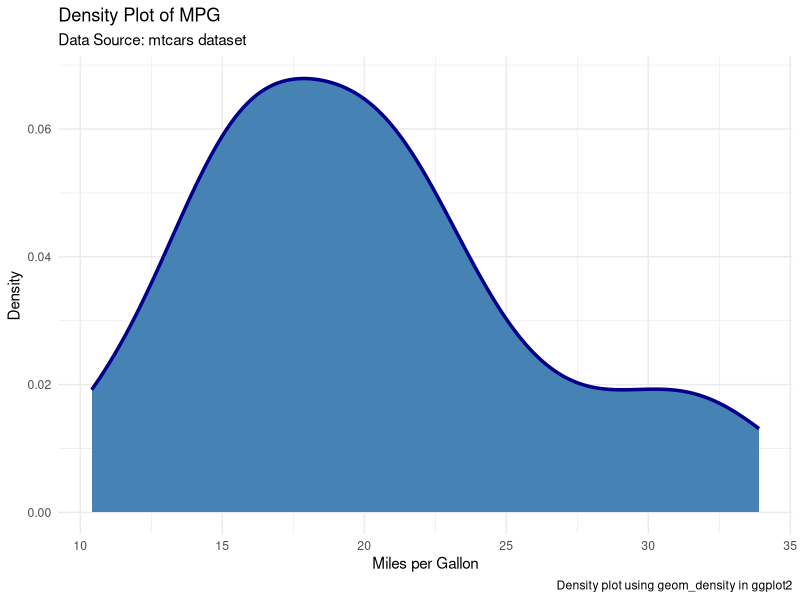

Here is the R script that generated this plot:
# Step 0: Load ggplot2 library
library(ggplot2)

# Step 1: Generate density plot for Miles per Gallon (mpg)
ggplot(mtcars, aes(x = mpg)) +                # Variable: Miles per Gallon
  geom_density(
    fill   = "steelblue",                   # Fill color under curve
    color  = "darkblue",                    # Border line color
    lwd    = 1.2                              # Line width
  ) +
  labs(
    title    = "Density Plot of MPG",         # Plot title
    subtitle = "Data Source: mtcars dataset", # Subtitle
    x        = "Miles per Gallon",            # X-axis label
    y        = "Density",                     # Y-axis label
    caption  = "Density plot using geom_density in ggplot2" # Caption
  ) +
  theme_minimal()                             # Minimal theme for clarity
